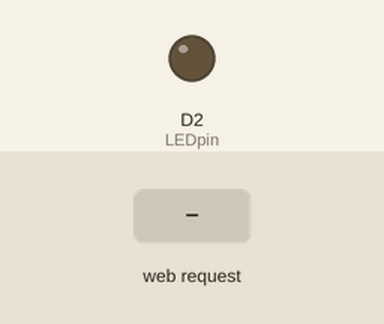
Simulated run of this sketch. Board: ESP8266 (NodeMCU). Shown: output pins drawn as LEDs (lit = HIGH). The test bench sets the inputs (shaded band). What the sketch prints to the serial monitor is not drawn.

Above: at 1.3 s.
1.4 s: HTTP request GET /ledon received
At 2.6 s:
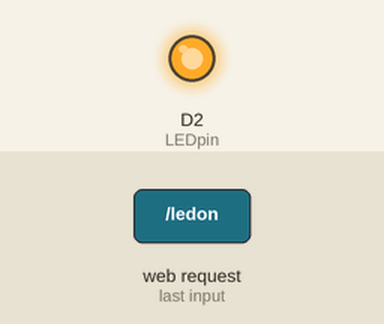
2.9 s: HTTP request GET / received
At 4.0 s:
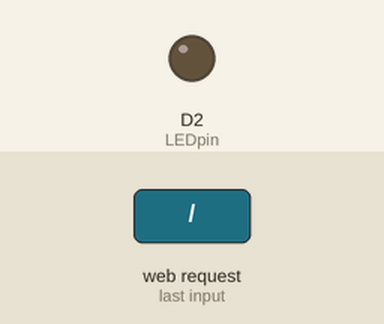
Timing chart, 0 to 5.9 s (numbered marks = the images above; inputs shaded):
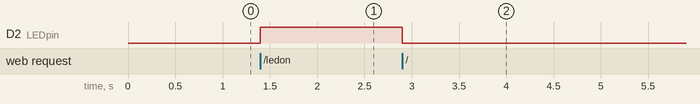

Measured:
- after the input at 1.4 s, D2 (LEDpin): LOW → HIGH at once
- after the input at 2.9 s, D2 (LEDpin): HIGH → LOW at once

The sketch:

web_server.ino
```cpp
#include <ESP8266WiFi.h>
#include <ESP8266WebServer.h>

/* Put your SSID & Password */
const char* ssid = "melody";  // Enter SSID here
const char* password = "varad1707";  //Enter Password here

/* Put IP Address details */
IPAddress local_ip(192,168,43,214);
IPAddress gateway(192,168,43,214);
IPAddress subnet(255,255,255,0);

ESP8266WebServer server(80);

uint8_t LEDpin = D2;
bool LEDstatus = LOW;

void setup() {
  Serial.begin(9600);
  pinMode(LEDpin, OUTPUT);

  WiFi.softAP(ssid, password);
  WiFi.softAPConfig(local_ip, gateway, subnet);
  delay(100);

  server.on("/", handle_OnConnect);
  server.on("/ledon", handle_ledon);
  server.on("/ledoff", handle_ledoff);
  server.onNotFound(handle_NotFound);

  server.begin();
  Serial.println("HTTP server started");
}
void loop() {
  server.handleClient();
  if(LEDstatus)
  digitalWrite(LEDpin, HIGH);
  else
  digitalWrite(LEDpin, LOW);
}

void handle_OnConnect() {
  LEDstatus = LOW;
  server.send(200, "text/html", SendHTML(false));
}

void handle_ledon() {
  LEDstatus = HIGH;
  server.send(200, "text/html", SendHTML(true));
}

void handle_ledoff() {
  LEDstatus = LOW;
  server.send(200, "text/html", SendHTML(false));
}

void handle_NotFound(){
  server.send(404, "text/plain", "Not found");
}

String SendHTML(uint8_t led){
  String ptr = "<!DOCTYPE html>\n";
  ptr +="<html>\n";
  ptr +="<head>\n";
  ptr +="<title>LED Control</title>\n";
  ptr +="</head>\n";
  ptr +="<body>\n";
  ptr +="<h1>LED</h1>\n";
  ptr +="<p>Click to switch LED on and off.</p>\n";
  ptr +="<form method=\"get\">\n";
  if(led)
  ptr +="<input type=\"button\" value=\"LED OFF\" onclick=\"window.location.href='/ledoff'\">\n";
  else
  ptr +="<input type=\"button\" value=\"LED ON\" onclick=\"window.location.href='/ledon'\">\n";
  ptr +="</form>\n";
  ptr +="</body>\n";
  ptr +="</html>\n";
  return ptr;
}
```
